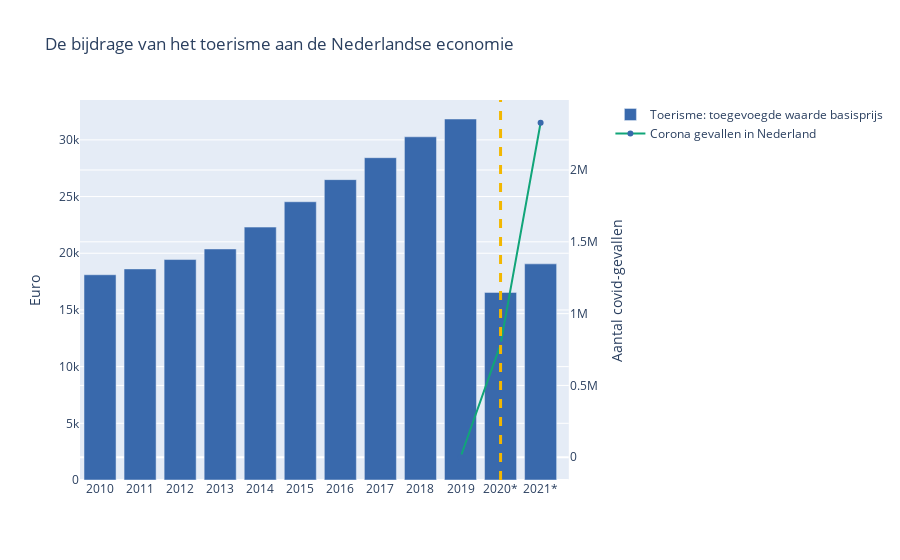

The cell this chart's notebook holds for it:
### Markdown cell above
De grafiek die het totaal aantal passagiers op Schiphol weergeeft, laat een sterke daling zien in 2020 als gevolg van reisbeperkingen en veiligheidsmaatregelen. Veel internationale en binnenlandse vluchten werden geannuleerd of sterk verminderd, waardoor het aantal passagiers dat door de luchthaven reisde aanzienlijk afnam. Deze daling heeft echter ook een positieve impact gehad, met name op het gebied van milieueffecten.

De tweede grafiek, die de koolstofemissie van CO2 weergeeft, laat zien dat de uitstoot in 2020 aanzienlijk is verminderd in vergelijking met 2019. Dit is grotendeels toe te schrijven aan de verminderde activiteit in de luchtvaartsector als gevolg van de pandemie. Met minder vliegtuigen in de lucht en minder passagiersvluchten heeft dit geleid tot een daling van de CO2-uitstoot, waardoor de luchtvaartindustrie een positieve bijdrage heeft geleverd aan de milieubelasting.

Deze twee grafieken tonen een duidelijk verband tussen de verminderde reisactiviteit en de positieve milieu-impact. De COVID-19-pandemie heeft gedwongen veranderingen teweeggebracht in ons reisgedrag en heeft ons bewuster gemaakt van de ecologische gevolgen van onze activiteiten. De afname van het aantal passagiers op Schiphol en de vermindering van CO2-uitstoot laten zien dat er positieve resultaten kunnen worden behaald wanneer er maatregelen worden genomen om de reisactiviteit te verminderen.

### Code cell
ds = pd.read_csv('Toerisme__kernindicatoren__nationale_rekeningen_20062023_204846.csv')

fig = make_subplots(specs=[[{"secondary_y": True}]])



fig.add_trace(
    go.Bar(x = ds['Perioden'], y= ds['Toerisme: toegevoegde waarde basisprijs'], name="Toerisme: toegevoegde waarde basisprijs"),
    secondary_y=False
)

fig.add_trace(
    go.Scatter(x = ['2019','2020*','2021*'], y = [0, 785875, 2329020], name="Corona gevallen in Nederland"),
    secondary_y=True
)

fig.data[1].line.color = 'rgb(17,165,121)'
fig.update_traces(marker_color='rgb(57,105,172)')

fig.update_yaxes(title_text="Euro", secondary_y=False)
fig.update_yaxes(title_text="Aantal covid-gevallen", secondary_y=True)


fig.update_layout( 
    height = 600,  
    title = 'De bijdrage van het toerisme aan de Nederlandse economie'
)

fig.add_vline(x='2020*', line_width=3, line_dash='dash', line_color='rgb(242,183,1)')

fig.show()

### Figure 1 — Plotly figure (JSON) as saved in the notebook; plotly's stock layout.template omitted (floating-point values rounded to 4 significant figures)
{"data": [{"marker": {"color": "rgb(57,105,172)"}, "name": "Toerisme: toegevoegde waarde basisprijs", "type": "bar", "x": ["2010", "2011", "2012", "2013", "2014", "2015", "2016", "2017", "2018", "2019", "2020*", "2021*"], "xaxis": "x", "y": [18103, 18618, 19445, 20378, 22305, 24541, 26493, 28428, 30270, 31841, 16547, 19064], "yaxis": "y"}, {"line": {"color": "rgb(17,165,121)"}, "marker": {"color": "rgb(57,105,172)"}, "name": "Corona gevallen in Nederland", "type": "scatter", "x": ["2019", "2020*", "2021*"], "xaxis": "x", "y": [0, 785875, 2329020], "yaxis": "y2"}], "layout": {"autosize": true, "shapes": [{"line": {"color": "rgb(242,183,1)", "dash": "dash", "width": 3}, "type": "line", "x0": "2020*", "x1": "2020*", "xref": "x", "y0": 0, "y1": 1, "yref": "y domain"}], "title": {"text": "De bijdrage van het toerisme aan de Nederlandse economie"}, "xaxis": {"anchor": "y", "autorange": true, "domain": [0, 0.94], "range": [-0.5, 11.64], "type": "category"}, "yaxis": {"anchor": "x", "autorange": true, "domain": [0, 1], "range": [0, 33520.0], "title": {"text": "Euro"}, "type": "linear"}, "yaxis2": {"anchor": "x", "autorange": true, "overlaying": "y", "range": [-155600.0, 2485000.0], "side": "right", "title": {"text": "Aantal covid-gevallen"}, "type": "linear"}}}
